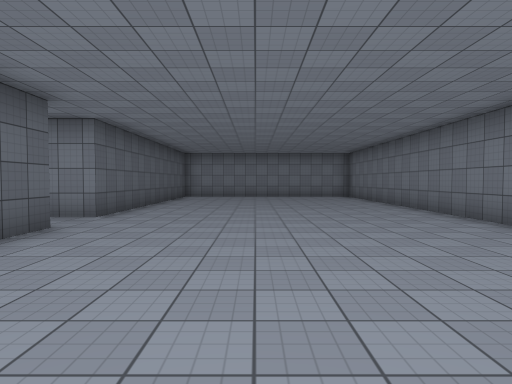
[1] (above)

24 first-person views from a walk through a Unity game level. The camera is 1.5 m above the floor, tilts 2° down and sees 75° across. The floor is counted in squares, 2 m on a side. Each view is taken from the middle of a square. On the plan, view 1 faces up. The plan holds only what a view shows up to about 11 squares ahead; the rest is blank. The place goes on beyond the plan. The player is left out. Some surface patterns are stand-ins.

[2]
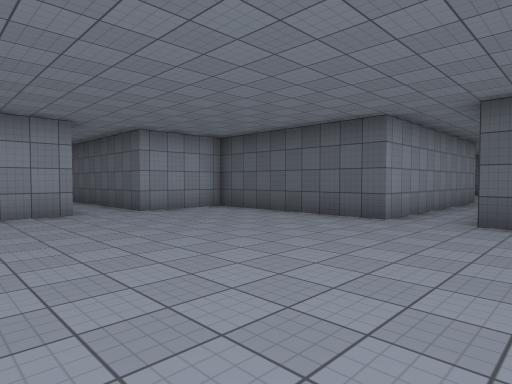

[3]
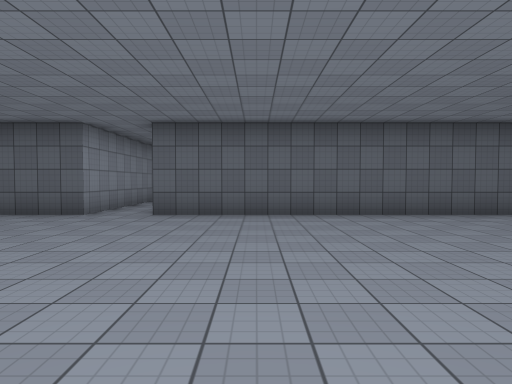

[4]
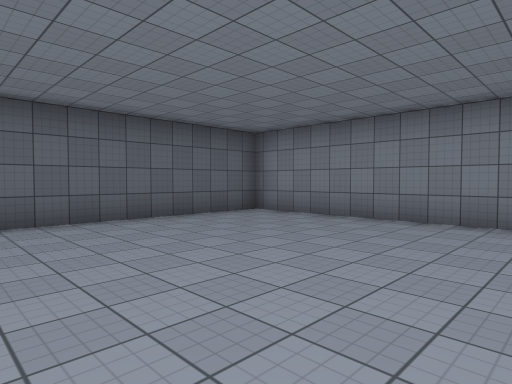

[5]
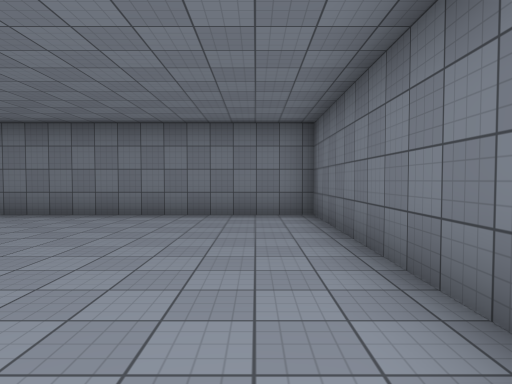

[6]
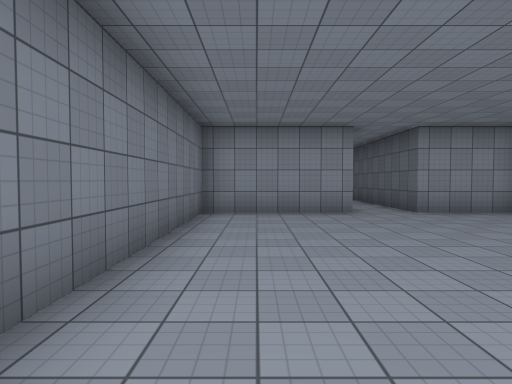

[7]
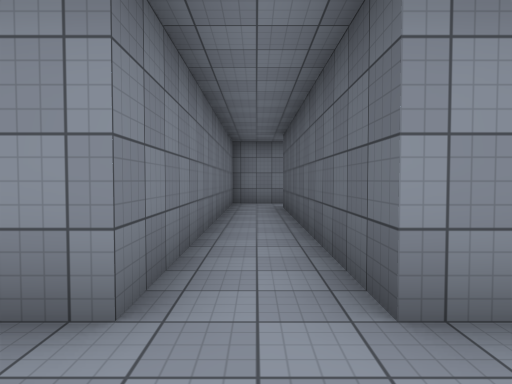

[8]
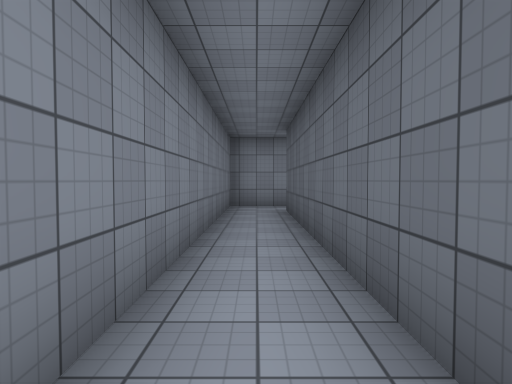

[9]
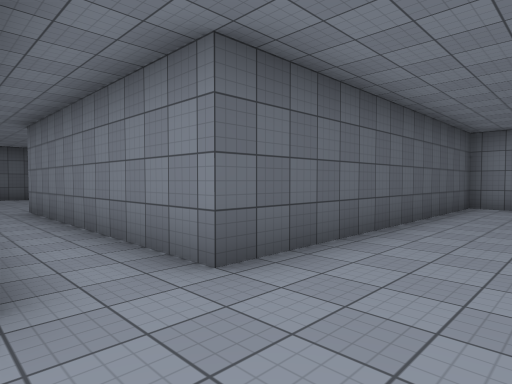

[10]
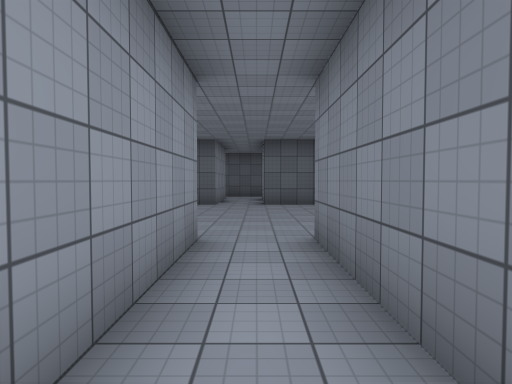

[11]
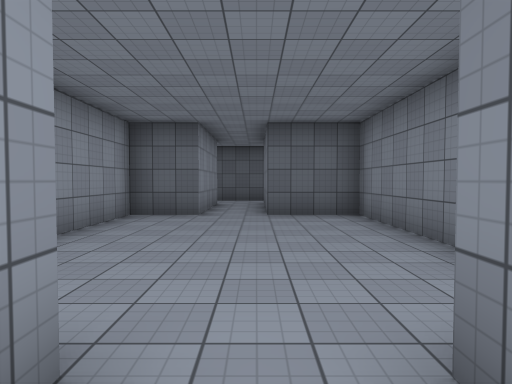

[12]
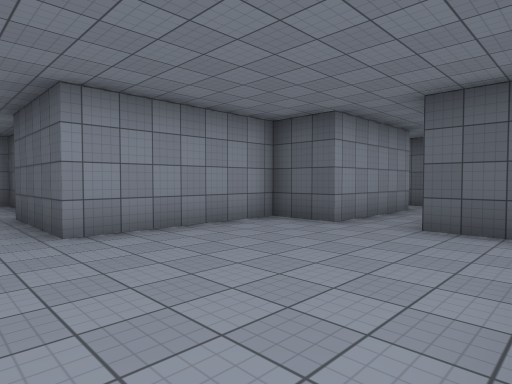

[13]
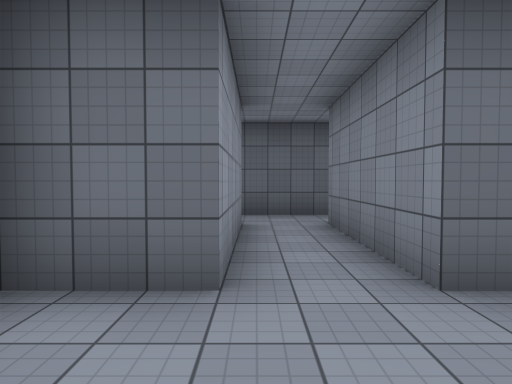

[14]
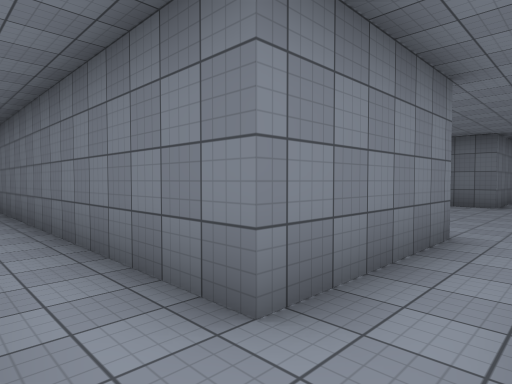

[15]
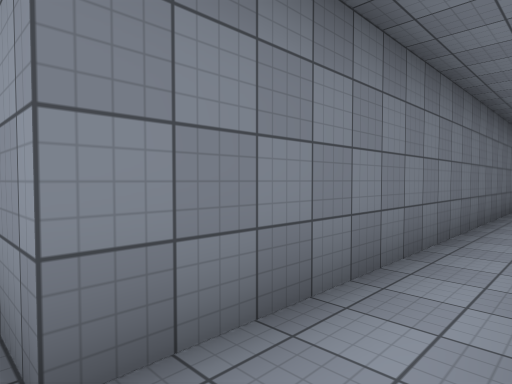

[16]
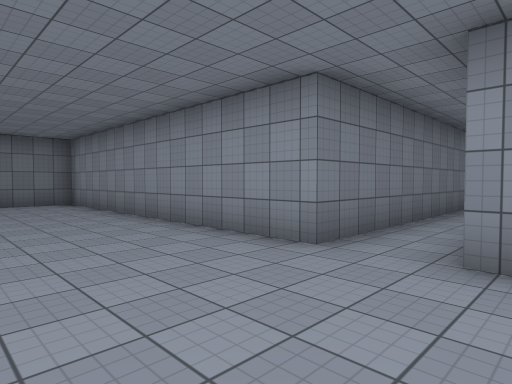

[17]
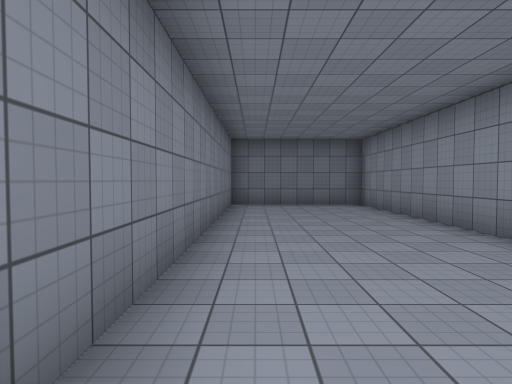

[18]
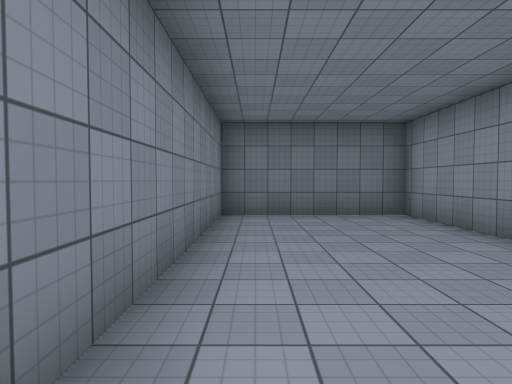

[19]
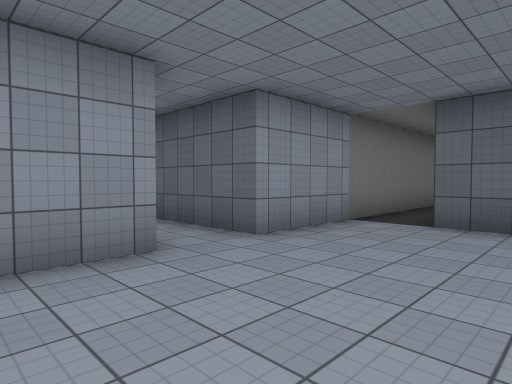

[20]
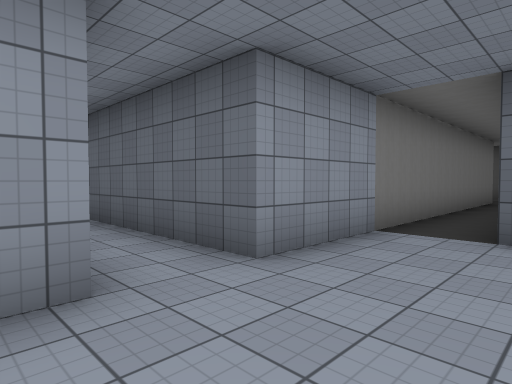

[21]
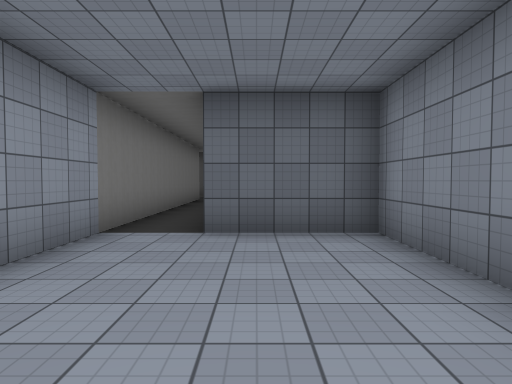

[22]
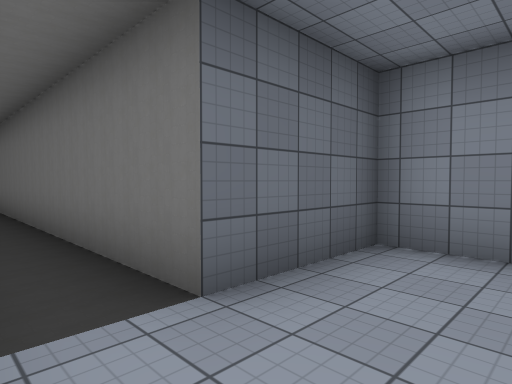

[23]
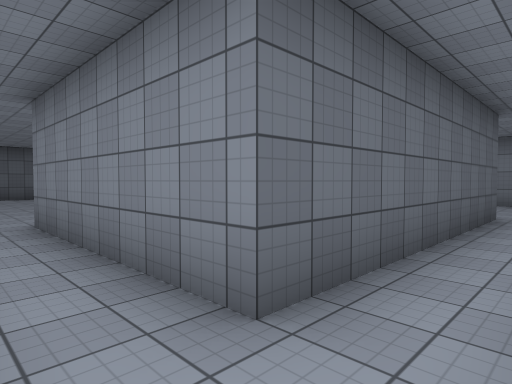

[24]
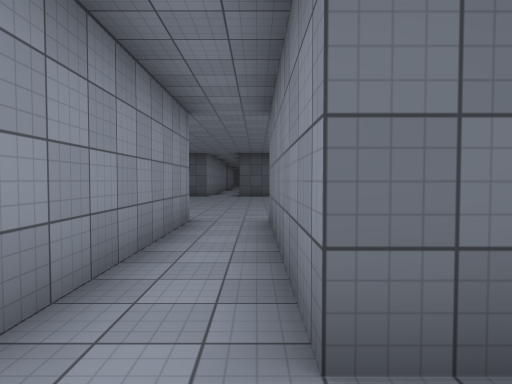

### Floor plan
Points are (right, up) in squares from view 1. A wall is a line through its corners. A room is listed if a view was taken in it or the views show most of it. See-through windows are left out.
Room 1 (view 1)
walls: (-1, -8.7) (0.7, -8.7) (0.7, 0.3); (-0.8, 0.3) (-0.8, -7.2)
ways out: opening at (0, 0) to room 2
Room 2 (views 2, 3, 4, 5, 6, 7, 8, 9, 10, 11)
walls: (0.7, 0.3) (4.3, 0.3) (4.3, 15.3) (-3.2, 15.3) (-3.2, 6.8) (-10.2, 6.8); (-10.2, 5.3) (-3.2, 5.3) (-3.2, 0.3) (-0.8, 0.3)
ways out: opening at (0, 0) to room 1; opening at (-10, 6) to room 3
Room 3 (views 12, 13, 14, 23, 24)
walls: (-21.3, 6.6) (-21.3, 4.1); (-19.7, 4.8) (-16.3, 4.8) (-16.3, 3.3) (-12.3, 3.3); (-26.2, 10.8) (-21.5, 10.8); (-12.8, 8.3) (-16.3, 8.3) (-16.3, 6.2) (-19.8, 6.2) (-19.8, 18.8); (-21.3, 18.8) (-21.3, 12.3) (-26.2, 12.3); (-10.2, 6.8) (-10.2, 7.9)
ways out: opening at (-10, 6) to room 2; opening at (-20.5, 18.5) to room 4; opening at (-26, 11.5); opening at (-11.5, 3.5)
Room 4 (views 15, 16, 17, 18, 19, 20, 21, 22)
walls: (-19.8, 18.8) (-10.8, 18.8) (-10.8, 22.7) (-23.7, 22.7) (-23.7, 20.3) (-31.6, 20.3); (-32.2, 18.8) (-21.3, 18.8)
ways out: opening at (-20.5, 18.5) to room 3

Where each view was taken, in squares from view 1:
view 1: 0 up, 0 right, facing up
view 2: 8 up, 3 right, facing down-left
view 3: 9 up, 4 right, facing left
view 4: 9 up, 3 right, facing up-left
view 5: 8 up, 3 right, facing up
view 6: 8 up, 3 right, facing down
view 7: 2 up, 0 right, facing down
view 8: 1 up, 0 right, facing down
view 9: 5 up, 1 left, facing up-left
view 10: 6 up, 6 left, facing left
view 11: 6 up, 9 left, facing left
view 12: 8 up, 11 left, facing down-left
view 13: 5 up, 14 left, facing left
view 14: 5 up, 21 left, facing up-right
view 15: 19 up, 21 left, facing down-right
view 16: 22 up, 22 left, facing down-right
view 17: 22 up, 21 left, facing right
view 18: 22 up, 18 left, facing right
view 19: 22 up, 18 left, facing down-left
view 20: 21 up, 19 left, facing down-left
view 21: 21 up, 19 left, facing left
view 22: 19 up, 22 left, facing up-left
view 23: 11 up, 20 left, facing up-left
view 24: 12 up, 20 left, facing left
